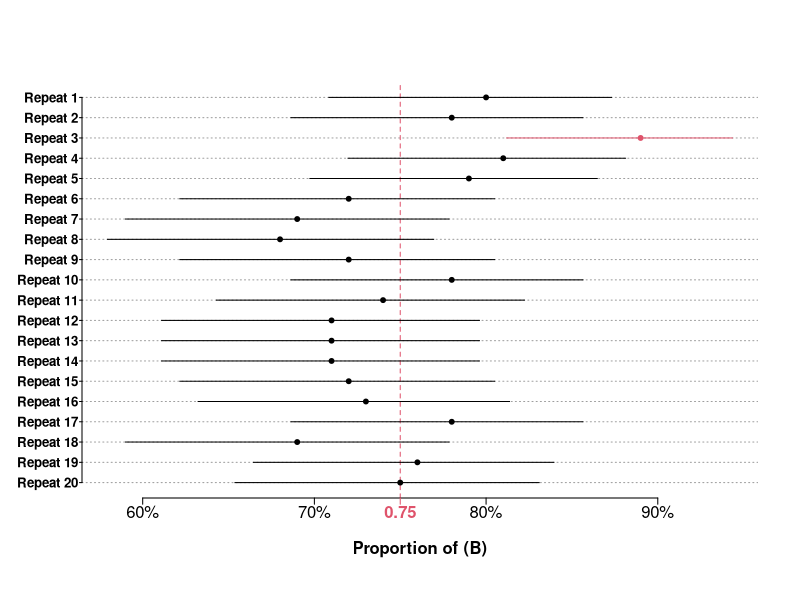

R code for this plot:
CI.bi = function(n, p, n.sim, ylabel = FALSE){
  
  fun = function(){
    x = rbinom(1, n, p)
   pe = x/n
   CI = binom.test(x, n, p)[[4]]
   c(CI[1], CI[2], pe)
  }
  
    sim = t(replicate(n.sim, fun()))
capture = sim[ ,1] <= p & p <= sim[ ,2]
  
  par(mgp = c(2, .2, 0), tck = -.015)
  plot(sim[, 1:2], rep(1:n.sim, 2), ty = "n", ylab = NA, yaxt = "n", xaxt = "n", xlab = "Proportion of (B)", font.lab = 2, bty = "n")
  
  abline(h = 1:n.sim, col = 8, lty = 3)
  abline(v = p, lty = 2, col = 2)
  segments(sim[ ,1], 1:n.sim, sim[ ,2], 1:n.sim, lend = 1, col = ifelse(capture, 1, 2))
  axis(1, at = axTicks(1), labels = paste0(axTicks(1)*1e2, "%"))
  axis(1, at = p, col.axis = 2, col = 2, font = 2)
  if(ylabel) axis(2, at = 1:n.sim, labels = paste0("Repeat ", rev(1:n.sim)), font = 2, las = 1, cex.axis = .8, tck = -.006)
  points(sim[, 3], 1:n.sim, pch = 19, col = ifelse(capture, 1, 2), cex = ifelse(n.sim > 50, .6, .65))
  
  cat("Coverage =", mean(capture)*1e2, "%", "\nLong-run proportion =", mean(sim[, 3])*1e2, "%")
}
# Example of use:
CI.bi(n = 100, p = .75, n.sim = 20, ylabel = TRUE)